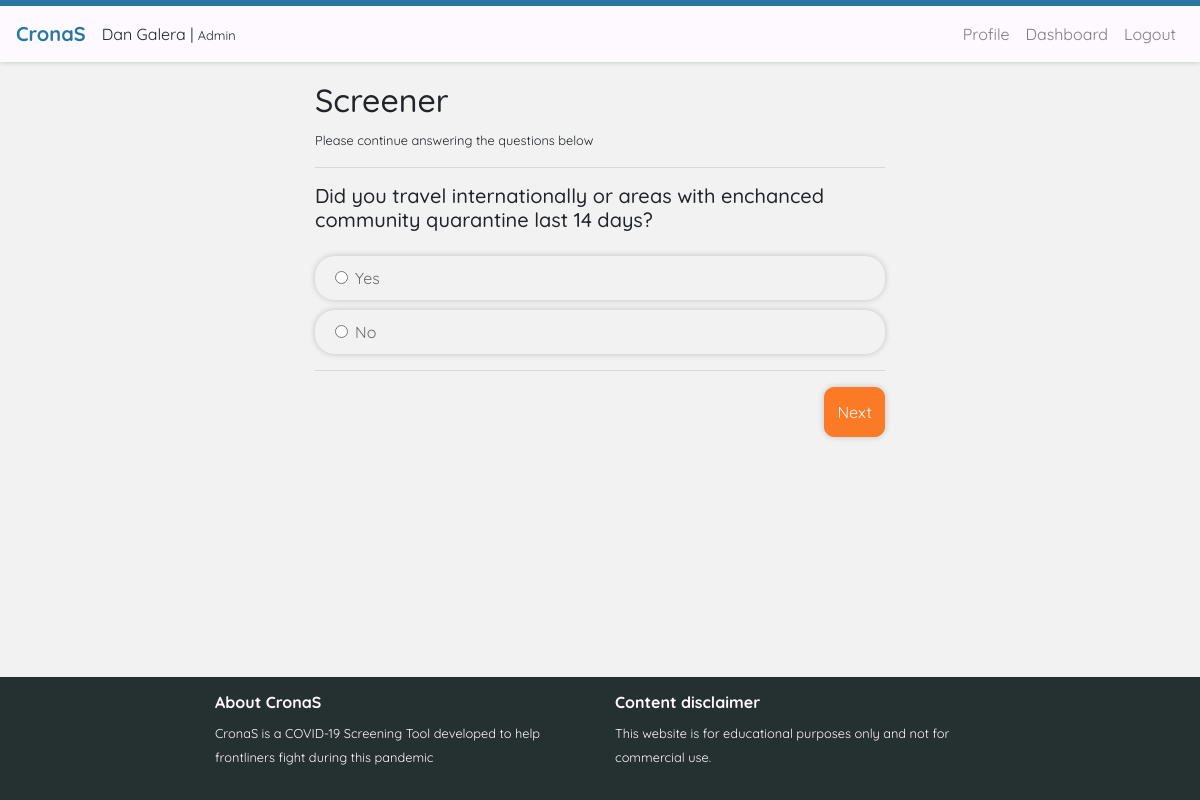
Screenshot of /views/screener.php (signed in) with the database file from the repository.
### tables this page shows
CREATE TABLE `questions` (
  `id` int(11) NOT NULL,
  `sequence` int(11) NOT NULL,
  `question` text NOT NULL,
  `set_id` int(11) NOT NULL
);

CREATE TABLE `choices` (
  `id` int(11) NOT NULL,
  `choice` varchar(255) NOT NULL,
  `next_sequence` int(11) NOT NULL,
  `last_question` tinyint(1) NOT NULL,
  `status_id` int(11) NOT NULL,
  `question_id` int(11) NOT NULL
);

### controllers/getquestion.php (the view, shortened to what this page needs)
<?php
require("connection.php");
	$last_question = null;
	$session_id = session_id();
	$answer_saved = false;
	if(isset($_POST['chosenID'])){
		$chosenID = $_POST['chosenID'];
		$_SESSION['currentChosenID'] = $chosenID;
		$chosen_query = "SELECT * FROM choices where id = $chosenID";
		$chosen_result = mysqli_query($conn, $chosen_query);
		$chosen_info = mysqli_fetch_assoc($chosen_result);
		$last_question = $chosen_info['last_question'];
		$status_id = $chosen_info['status_id'];
		$next_question = $chosen_info['next_sequence'];
		$prev_question = $chosen_info['question_id'];
		$status_query = "SELECT * FROM status where id = $status_id";
		$status_result = mysqli_query($conn, $status_query);
		$status_info = mysqli_fetch_assoc($status_result);
		$status = $status_info["value"];
		$statusTerm = $status_info["term"];
		$statusDefinition = $status_info["definition"];
		$statusRecom = $status_info["recommendation"];
		$statusID = $status_info["id"];
		if (isset($_SESSION['user']) && $answer_saved == false) {
			$insert_query = "INSERT INTO answers(session_id, question_id, choice_id) VALUES ('$session_id', $prev_question, $chosenID);";
			$answer_result =mysqli_query($conn, $insert_query);
			if($answer_result){
			}
			else{
				echo "Something's wrong";
				echo mysqli_error($conn);
			}
		}
		else{
		}
	}
	else{
		$next_question = 1;
		$last_question = false;
	}
	if ($last_question == false) {
		$question_query = "SELECT * FROM questions where id = $next_question";
		$question_result = mysqli_query($conn, $question_query);
		$question_info = mysqli_fetch_assoc($question_result);
		$currentQuestion = $question_info['id'];
		$choices_query = "SELECT * FROM choices where question_id = $currentQuestion";
		$choices_array = mysqli_query($conn, $choices_query);
		$x = 0;
	}else{
	}
?>
	<?php if ($last_question == false): ?>
		<h5 id="question" class="mb-4"><?php echo $question_info['question'] ?></h5>
		<?php foreach ($choices_array as $choice): ?>
			<div id="options" class="form-check">
				<label for="<?php echo "radio".$x; ?>" class="form-check-label">
					<input type="radio" class="form-check-input" id="<?php echo "radio".$x; ?>" name="choices" value="<?php echo $choice['id'] ?>">
					<?php echo $choice['choice'] ?>
				</label>
			</div>
			<?php ++$x ?>
		<?php endforeach ?>
	<?php endif ?>

### assets/css/style.css (style rules this page uses)
* { margin:0; padding: 0; box-sizing: border-box; font-family: 'Quicksand', sans-serif; }
html, body { height: 100%; }
.form-check { background-color: #f2f2f2; margin-bottom: 10px; padding: 10px; text-align: left; box-shadow: 0px 0px 6px 0px hsla(0, 0%, 0%, 0.2); border-radius: 20px; color: #696969; }
.form-check-label { cursor: pointer; margin-left: 30px; display: block; }

### rows the page displays
questions: question "Did you travel internationally or areas with enchanced community quarantine last 14 days?"
choices: choice "Yes"
choices: choice "No"

### other values shown
$name "Dan Galera"
